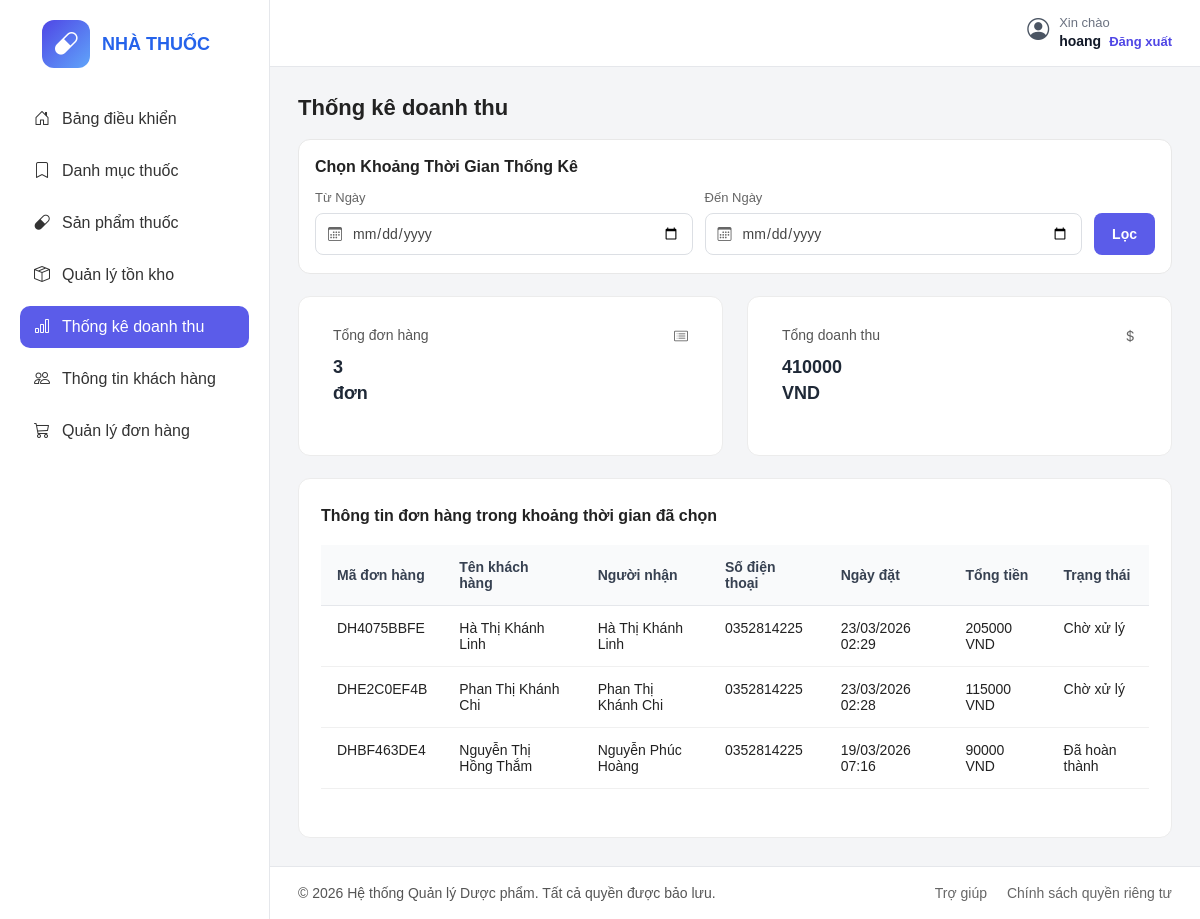
/dashboard/thong-ke/ (signed in), run on the app's committed database.
### core/models.py (models this page shows, shortened)
class Order(models.Model):
    STATUS_CHOICES = [
        ('pending', 'Chờ xử lý'),
        ('confirmed', 'Đã xác nhận'),
        ('completed', 'Đã hoàn thành'),
        ('cancelled', 'Đã hủy'),
    ]
    PAYMENT_CHOICES = [
        ('cash', 'Thanh toán tiền mặt'),
        ('bank', 'Thanh toán chuyển khoản'),
    ]
    customer = models.ForeignKey(Customer, on_delete=models.CASCADE)
    code = models.CharField(max_length=20, unique=True)
    status = models.CharField(max_length=20, choices=STATUS_CHOICES, default='pending')
    receiver_name = models.CharField(max_length=100)
    receiver_phone = models.CharField(max_length=20)
    delivery_address = models.CharField(max_length=255)
    subtotal = models.DecimalField(max_digits=12, decimal_places=2, default=0)
    note = models.TextField(blank=True)
    payment_method = models.CharField(max_length=20, choices=PAYMENT_CHOICES, default='cash')
    created_at = models.DateTimeField(auto_now_add=True)

class Customer(models.Model):
    user = models.OneToOneField(User, on_delete=models.CASCADE)
    full_name = models.CharField(max_length=100)
    address = models.CharField(max_length=255, blank=True)
    phone = models.CharField(max_length=20)
    avatar = models.ImageField(upload_to='avatars/', blank=True, null=True)

### core/views.py (the view)
# urls.py: path('dashboard/thong-ke/', views.admin_statistics, name='admin_statistics'),
@login_required
@user_passes_test(is_admin)
def admin_statistics(request):
    orders = Order.objects.select_related('customer').all().order_by('-created_at')
    start_date = request.GET.get('start_date')
    end_date = request.GET.get('end_date')
    if start_date:
        orders = orders.filter(created_at__date__gte=start_date)
    if end_date:
        orders = orders.filter(created_at__date__lte=end_date)
    total_orders = orders.count()
    total_revenue = orders.aggregate(total=Sum('subtotal'))['total'] or 0
    return render(request, 'admin_panel/thongke.html', {
        'orders': orders,
        'total_orders': total_orders,
        'total_revenue': total_revenue,
        'start_date': start_date,
        'end_date': end_date,
    })

### core/views.py (called while the page is built)
def is_admin(user):
    return user.is_staff

### templates/admin_panel/thongke.html (shortened to what this page needs)
{% load static %}
<!DOCTYPE html>
<html lang="vi">
<head>
  <link rel="stylesheet" href="{% static 'css/thongke.css' %}" />
  <link rel="stylesheet" href="https://cdn.jsdelivr.net/npm/bootstrap-icons@1.11.3/font/bootstrap-icons.min.css" />
</head>
<body>
  <div class="container">
    <aside class="sidebar">
      <div class="logo">
        <div class="logo-icon">
          <i class="bi bi-capsule"></i>
        </div>
        <div>
          <h2>NHÀ THUỐC</h2>
        </div>
      </div>
      <ul class="menu">
        <li><a href="{% url 'dashboard' %}"><i class="bi bi-house-door"></i> Bảng điều khiển</a></li>
        <li><a href="{% url 'admin_categories' %}"><i class="bi bi-bookmark"></i> Danh mục thuốc</a></li>
        <li><a href="{% url 'admin_products' %}"><i class="bi bi-capsule"></i> Sản phẩm thuốc</a></li>
        <li><a href="{% url 'admin_inventory' %}"><i class="bi bi-box-seam"></i> Quản lý tồn kho</a></li>
        <li class="active"><a href="{% url 'admin_statistics' %}"><i class="bi bi-bar-chart"></i> Thống kê doanh thu</a></li>
        <li><a href="{% url 'admin_customers' %}"><i class="bi bi-people"></i> Thông tin khách hàng</a></li>
        <li><a href="{% url 'admin_orders' %}"><i class="bi bi-cart3"></i>Quản lý đơn hàng</a></li>
      </ul>
    </aside>
    <main class="main-content">
      <header class="topbar">
        <div class="topbar-right">
          <div class="user-info user-info-vertical">
            <i class="bi bi-person-circle"></i>
            <div>
              <span>Xin chào</span>
              <strong>{{ user.get_full_name|default:user.username }}</strong>
              <a href="{% url 'logout' %}" class="logout-link">Đăng xuất</a>
            </div>
          </div>
        </div>
      </header>
    <section class="dashboard revenue-page">
      <h1>Thống kê doanh thu</h1>
      <form method="get" class="revenue-filter">
        <h3>Chọn Khoảng Thời Gian Thống Kê</h3>
        <div class="revenue-filter-row">
          <div class="revenue-input-group">
            <label for="fromDate">Từ Ngày</label>
            <div class="date-input">
              <i class="bi bi-calendar3"></i>
              <input type="date" id="fromDate" name="start_date" value="{{ start_date|default:'' }}">
            </div>
        </div>
        <div class="revenue-input-group">
          <label for="toDate">Đến Ngày</label>
          <div class="date-input">
            <i class="bi bi-calendar3"></i>
            <input type="date" id="toDate" name="end_date" value="{{ end_date|default:'' }}">
          </div>
        </div>
      <button type="submit" class="apply-filter-btn">Lọc</button>
    </div>
  </form>
  <div class="stats revenue-stats">
    <div class="card revenue-card">
      <div class="card-top">
        <p>Tổng đơn hàng</p>
        <i class="bi bi-card-list"></i>
      </div>
      <h2>{{ total_orders }}<br>đơn</h2>
    </div>
    <div class="card revenue-card">
      <div class="card-top">
        <p>Tổng doanh thu</p>
        <i class="bi bi-currency-dollar"></i>
      </div>
      <h2>{{ total_revenue|floatformat:0 }}<br>VND</h2>
    </div>
  </div>
  <div class="revenue-chart-box">
  <h2>Thông tin đơn hàng trong khoảng thời gian đã chọn</h2>
  <div class="table-wrapper">
    <table class="stats-table">
      <thead>
        <tr>
          <th>Mã đơn hàng</th>
          <th>Tên khách hàng</th>
          <th>Người nhận</th>
          <th>Số điện thoại</th>
          <th>Ngày đặt</th>
          <th>Tổng tiền</th>
          <th>Trạng thái</th>
        </tr>
      </thead>
      <tbody>
        {% for order in orders %}
        <tr>
          <td>{{ order.code }}</td>
          <td>{{ order.customer.full_name }}</td>
          <td>{{ order.receiver_name }}</td>
          <td>{{ order.receiver_phone }}</td>
          <td>{{ order.created_at|date:"d/m/Y H:i" }}</td>
          <td>{{ order.subtotal|floatformat:0 }} VND</td>
          <td>{{ order.get_status_display }}</td>
        </tr>
        {% empty %}
        <tr>
          <td colspan="7" class="empty-row">Không có đơn hàng nào trong khoảng thời gian này.</td>
        </tr>
        {% endfor %}
      </tbody>
    </table>
  </div>
</div>
</section>
      <footer class="footer">
        <p>© 2026 Hệ thống Quản lý Dược phẩm. Tất cả quyền được bảo lưu.</p>
        <div class="footer-links">
          <a href="#">Trợ giúp</a>
          <a href="#">Chính sách quyền riêng tư</a>
        </div>
      </footer>
    </main>
  </div>
</body>
</html>

### data on the page
Order: code "DH4075BBFE", customer.full_name "Hà Thị Khánh Linh", receiver_name "Hà Thị Khánh Linh", receiver_phone "0352814225", created_at "23/03/2026 02:29", subtotal "205000", status "Chờ xử lý"
Order: code "DHE2C0EF4B", customer.full_name "Phan Thị Khánh Chi", receiver_name "Phan Thị Khánh Chi", receiver_phone "0352814225", created_at "23/03/2026 02:28", subtotal "115000", status "Chờ xử lý"
Order: code "DHBF463DE4", customer.full_name "Nguyễn Thị Hồng Thắm", receiver_name "Nguyễn Phúc Hoàng", receiver_phone "0352814225", created_at "19/03/2026 07:16", subtotal "90000", status "Đã hoàn thành"

### other printed values
{{ user.get_full_name|default:user.username }} "hoang"
{{ total_orders }} "3"
{{ total_revenue|floatformat:0 }} "410000"
